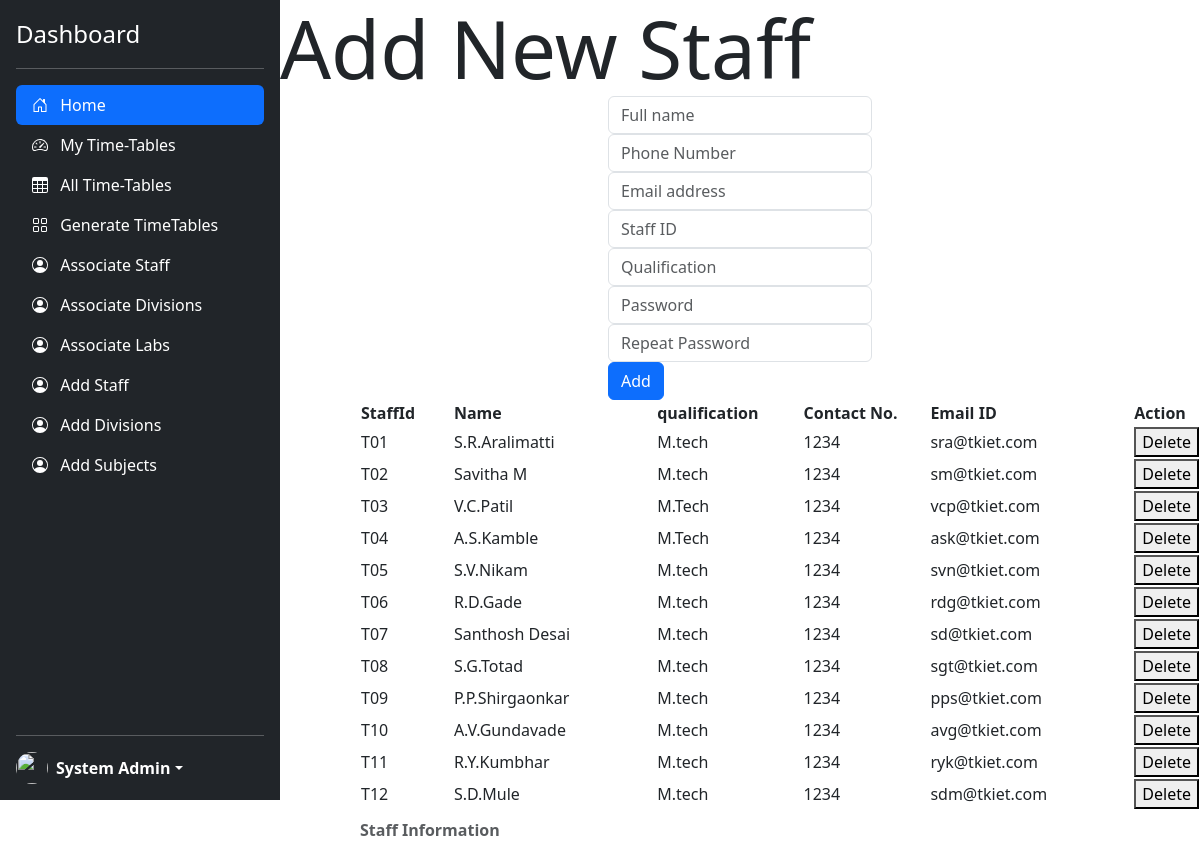
Before: /addStaff.php (signed in) with the older database file.
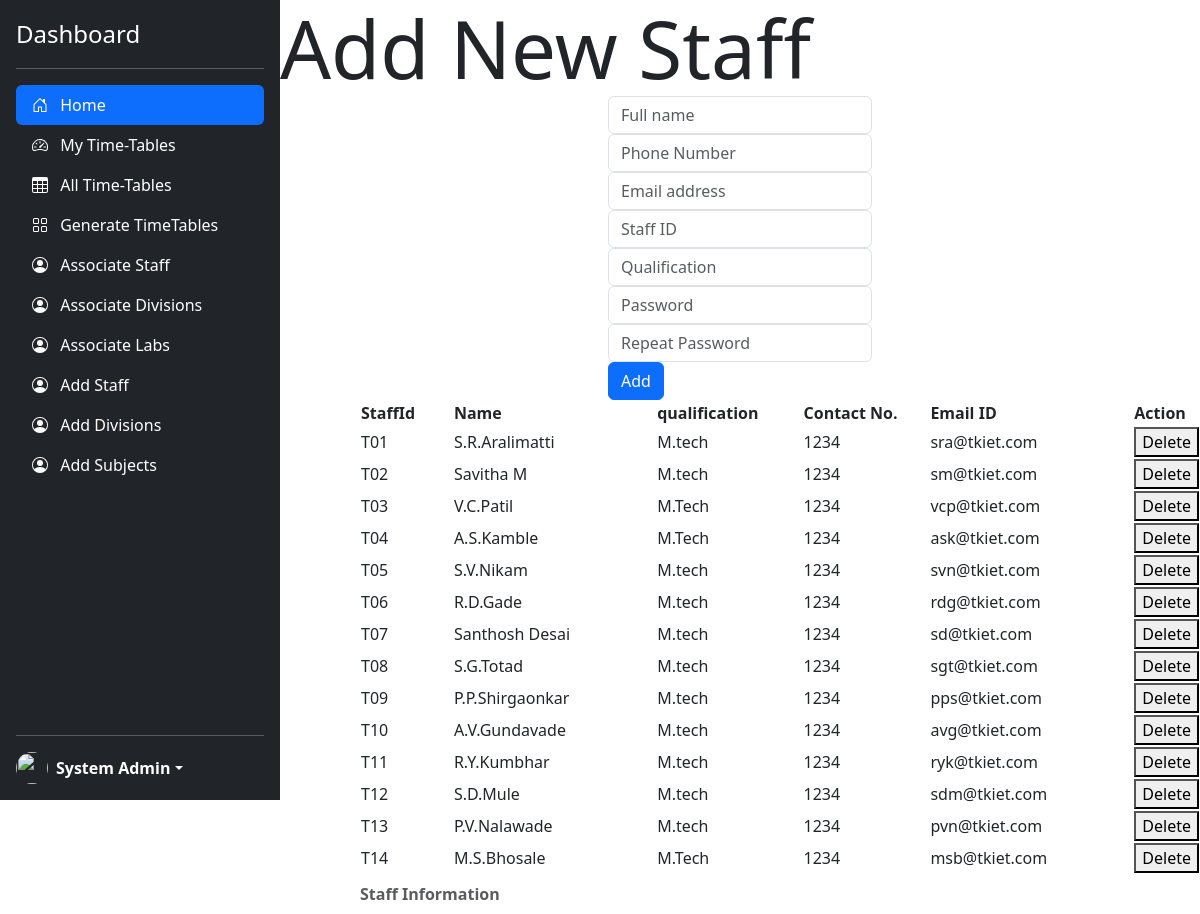
After: the same page with the newer database file.
### tables this page shows
CREATE TABLE `staff` (
  `name` varchar(50) NOT NULL,
  `staffId` varchar(10) NOT NULL,
  `qualification` varchar(50) NOT NULL,
  `emailId` varchar(50) NOT NULL,
  `password` varchar(50) NOT NULL,
  `phone` varchar(10) NOT NULL
);

### addStaff.php (the view, shortened to what the changed rows need)
<!doctype html>
<html lang="en" data-bs-theme="auto">
<head>
    <link href="https://cdn.jsdelivr.net/npm/bootstrap@5.3.3/dist/css/bootstrap.min.css" rel="stylesheet">
    <link href="./css/sidebars.css" rel="stylesheet">
    <link href="sidebars.css" rel="stylesheet">
</head>
<body>
    <main class="d-flex flex-nowrap">
        <div id="content container-fluid my-auto text-center" style="width: 80vw;">
            <table id="stafftable" style="margin-left: 80px">
                <caption><strong>Staff Information </strong></caption>
                <tr>
                    <th width="130">StaffId</th>
                    <th width=290>Name</th>
                    <th width="190">qualification</th>
                    <th width="190">Contact No.</th>
                    <th width="290">Email ID</th>
                    <th width="40">Action</th>
                </tr>
                <tbody>
                    <?php
                    $q = mysqli_query(
                        mysqli_connect("localhost", "root", "root", "Dev"),
                        "SELECT * FROM staff ORDER BY staffId ASC"
                    );
                    while ($row = mysqli_fetch_assoc($q)) {
                        echo "<tr><td>{$row['staffId']}</td>
                    <td>{$row['name']}</td>
                    <td>{$row['qualification']}</td>
                    <td>{$row['phone']}</td>
                    <td>{$row['emailId']}</td>
                   <td><button>Delete</button></td>
                    </tr>\n";
                    }
                    ?>
                </tbody>
            </table>
        </div>
    </main>
</body>
</html>

Changed rows visible on the page:
added staff: staffId "T13", name "P.V.Nalawade", qualification "M.tech", phone "1234", emailId "pvn@tkiet.com"
added staff: staffId "T14", name "M.S.Bhosale", qualification "M.Tech", phone "1234", emailId "msb@tkiet.com"
